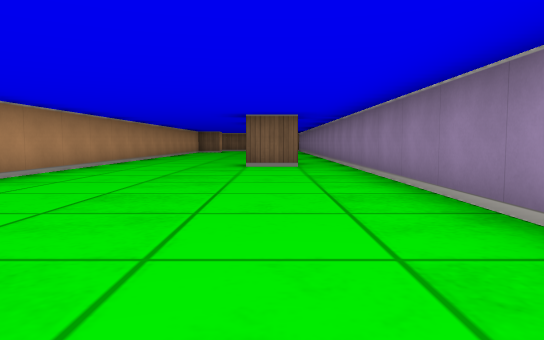
view 1 (above)

12 first-person views from a walk through a cub3D ray-caster map. The camera is about half as high as the walls, tilts 4° down and sees 70° across. The floor is counted in squares. Each view is taken from the middle of a square. On the plan, view 1 faces up. The plan holds only what a view shows up to about 9 squares ahead; the rest is blank.

view 2
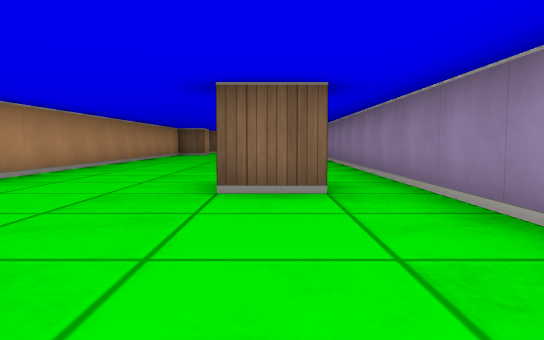

view 3
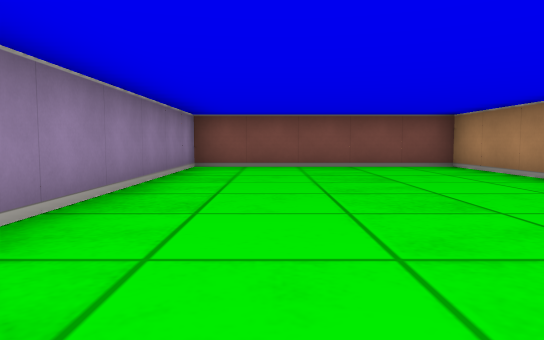

view 4
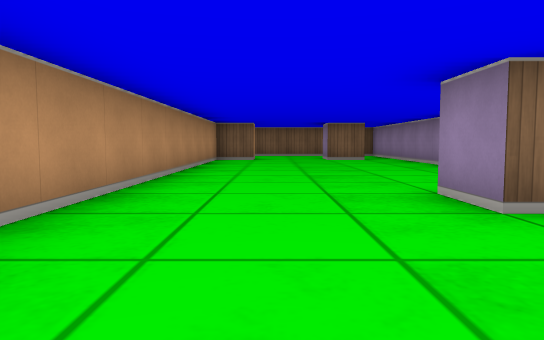

view 5
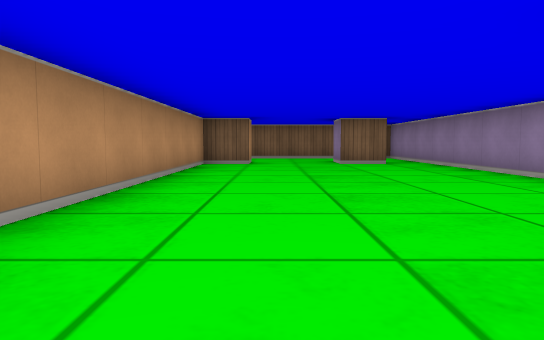

view 6
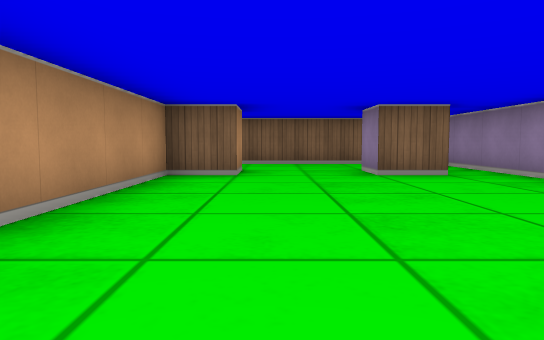

view 7
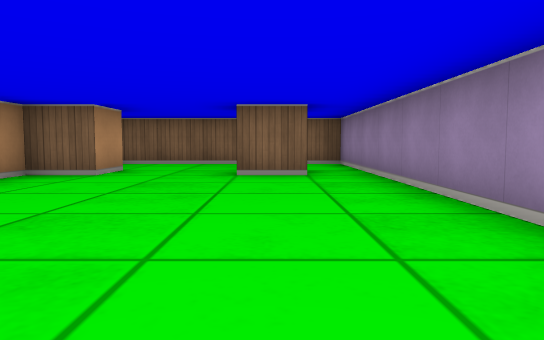

view 8
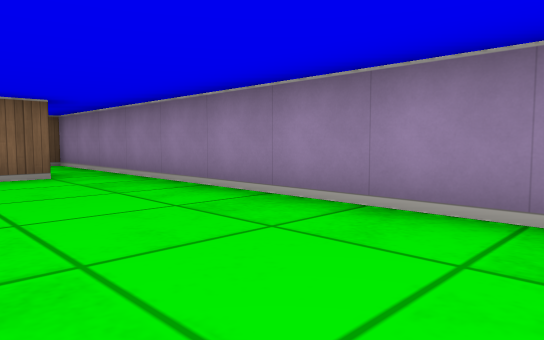

view 9
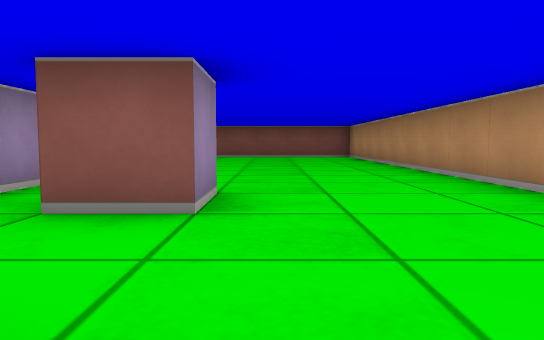

view 10
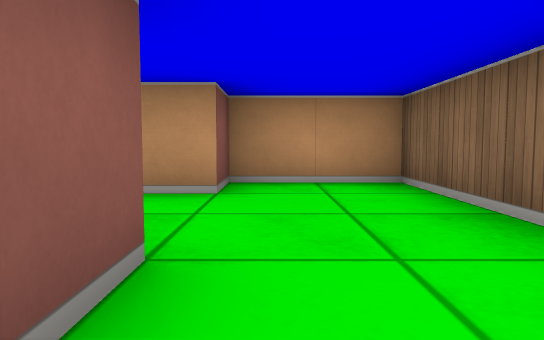

view 11
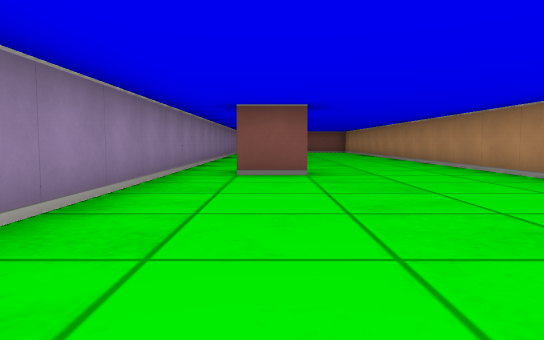

view 12
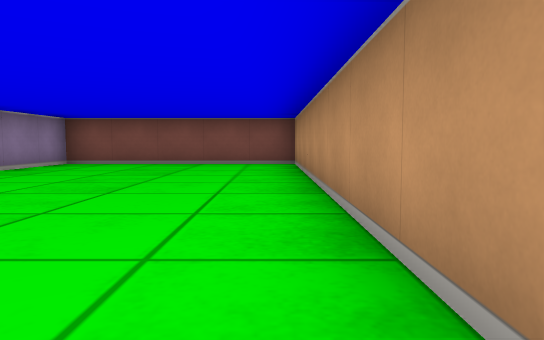

### Floor plan
Points are (right, up) in squares from view 1. A wall is a line through its corners. A room is listed if a view was taken in it or the views show most of it. See-through windows are left out.
Room 1 (views 1, 2, 3, 4, 5, 6, 7, 8, 9, 10, 11, 12)
walls: (-0.5, 10.5) (-0.5, 11.5) (0.5, 11.5); (0.6, 7.5) (-0.5, 7.5) (-0.5, 8.5) (0.5, 8.5); (-2.5, 18.5) (-3.5, 18.5) (-3.5, -1.5) (1.5, -1.5) (1.5, 21.5) (-3.5, 21.5) (-3.5, 19.5) (-2.5, 19.5) (-2.5, 18.5); (0.6, 18.5) (-0.5, 18.5) (-0.5, 19.5) (0.4, 19.5)

Where each view was taken, in squares from view 1:
view 1: 0 up, 0 right, facing up
view 2: 4 up, 0 right, facing up
view 3: 6 up, 0 right, facing down
view 4: 8 up, 2 left, facing up
view 5: 10 up, 2 left, facing up
view 6: 13 up, 2 left, facing up
view 7: 13 up, 0 right, facing up
view 8: 13 up, 1 left, facing up-right
view 9: 11 up, 1 left, facing down
view 10: 20 up, 1 right, facing left
view 11: 17 up, 0 right, facing down
view 12: 7 up, 3 left, facing down
